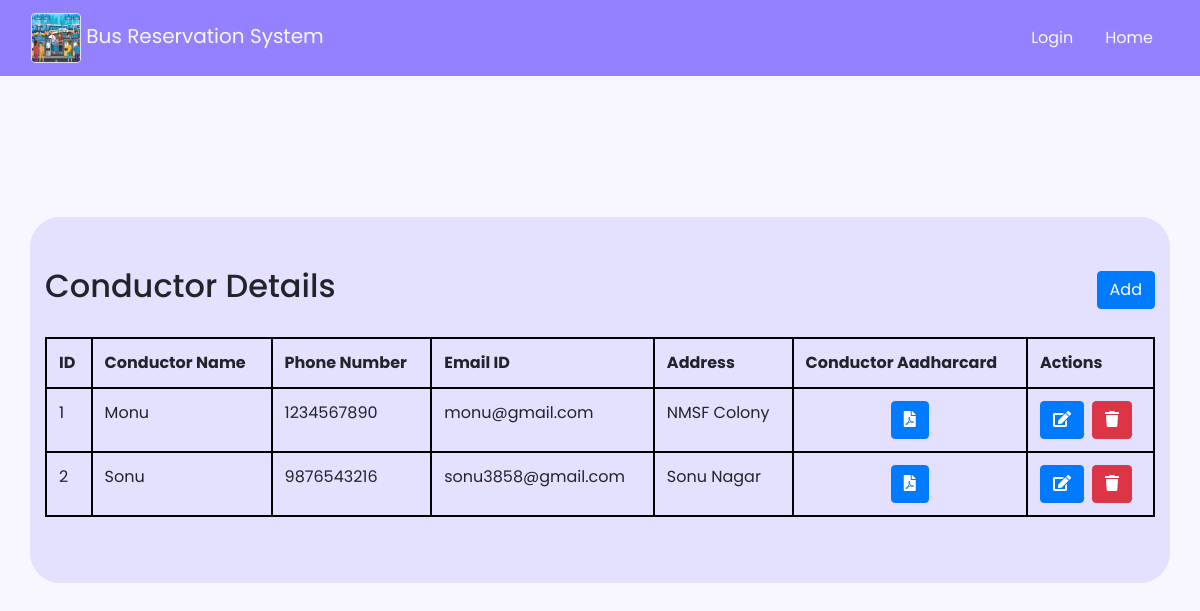
/manage_conductors.php, run on the app's committed database.
### tables this page shows
CREATE TABLE `conductors` (
  `id` int(11) NOT NULL,
  `name` varchar(255) NOT NULL,
  `phone_num` varchar(15) NOT NULL,
  `email` varchar(255) NOT NULL,
  `address` text NOT NULL,
  `aadhar_card` varchar(20) NOT NULL
);

### manage_conductors.php (the view, shortened to what this page needs)
<!DOCTYPE html>
<html lang="en">
<head>
</head>
<body>
        <?php include 'navbar.php'; ?>
        <div class="container">
            <div class="d-flex justify-content-between align-items-center">
                <h2>Conductor Details</h2>
                <button type="button" class="btn btn-primary"n data-toggle="modal" data-target="#newModal">Add</button>
            </div>
            <table class="table mt-4 table-bordered">
                <thead>
                    <tr>
                        <th>ID</th>
                        <th>Conductor Name</th>
                        <th>Phone Number</th>
                        <th>Email ID</th>
                        <th>Address</th>
                        <th>Conductor Aadharcard</th>
                        <th>Actions</th>
                    </tr>
                </thead>
                <?php
                    include_once("includes/db.php");
                    $stmt = $conn->prepare("SELECT * FROM conductors");
                    $stmt->execute();
                    $result = $stmt->get_result();
                    if ($result->num_rows > 0) {
                        while ($row = $result->fetch_assoc()) {
                            echo "<tr>";
                            echo "<td>" . $row['id'] . "</td>";
                            echo "<td>" . $row['name'] . "</td>";
                            echo "<td>" . $row['phone_num'] . "</td>";
                            echo "<td>" . $row['email'] . "</td>";
                            echo "<td>" . $row['address'] . "</td>";
                            echo "<td class='text-center'><a href='uploads/conductors/" . $row['aadhar_card'] . "' class='btn btn-primary' target='_blank'><i class='fas fa-file-pdf'></i></a></td>";
                            echo "<td>
                                    <div class='d-flex'>
                                        <a href='#' class='btn btn-primary mr-2 editConductorBtn' data-id='" . $row['id'] . "' data-toggle='modal' data-target='#editModal'><i class='fas fa-edit'></i></a>
                                        <a href='#' ' class='btn btn-danger deleteBtn' data-id=" . $row['id'] . " data-toggle='modal' data-target='#deleteModal'><i class='fas fa-trash'></i></a>
                                    </div>
                                  </td>";
                            echo "</tr>";
                        }
                    } else {
                        echo "<tr>";
                        echo "<td colspan='7' class='text-center'>No data found</td>";
                        echo "</tr>";
                    }
                ?>
            </table>
        </div>
</body>
</html>

### styles/navbar.css (style rules this page uses)
* { margin: 0; padding: 0; box-sizing: border-box; font-family: "Poppins", sans-serif; }
body { min-height: 100vh; display: flex; align-items: center; justify-content: center; background: #f8f7ff; padding: 30px; }

### manage_conductors.php (style rules this page uses)
.container { background-color: rgba(147, 129, 255, 0.2); padding: 50px; border-radius: 30px; }
.table-bordered td, .table-bordered th { border: 2px solid black !important; }

### data on the page
conductors: id "1", name "Monu", phone_num "1234567890", email "monu@gmail.com", address "NMSF Colony"
conductors: id "2", name "Sonu", phone_num "9876543216", email "sonu3858@gmail.com", address "Sonu Nagar"
